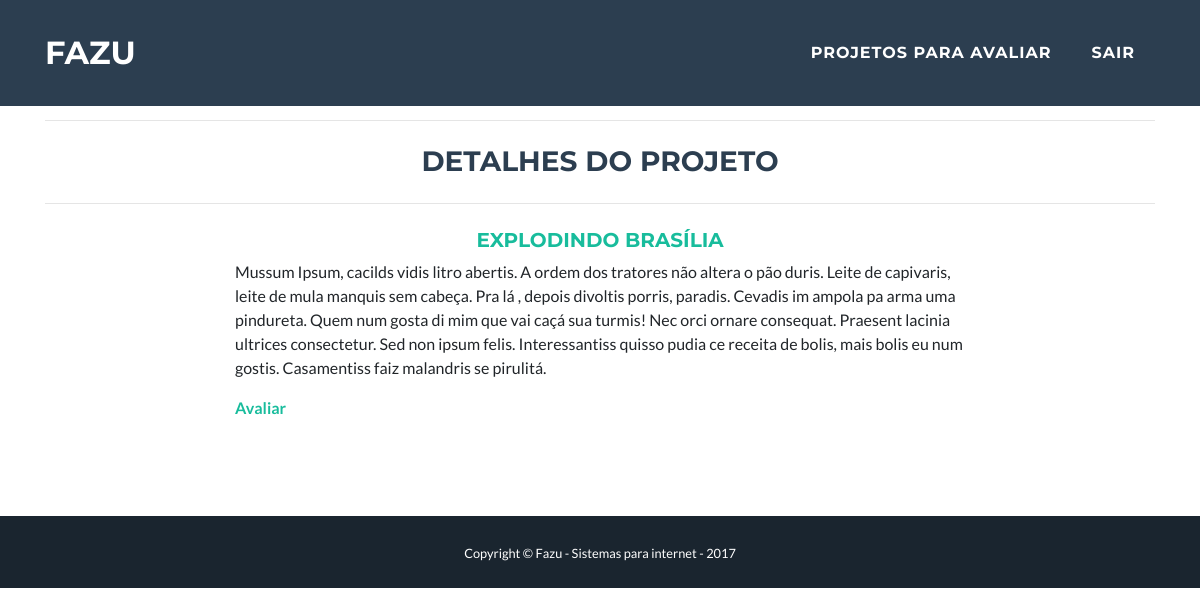
/projeto/detalhe/4/ (signed in), run on the app's committed database.
### core/models.py (models this page shows, shortened)
class Projeto(models.Model):
	nome = models.CharField("Nome", max_length=120)
	resumo = models.TextField("Resumo", blank=True, null=True)
	aluno = models.ManyToManyField("Aluno")
	avaliador = models.ManyToManyField("Avaliador")

### core/views.py (the view)
# urls.py: url(r'^projeto/detalhe/(?P<pk>\d+)/$', views.projeto_detalhe, name='projeto_detalhe'),
@login_required
def projeto_detalhe(request, pk):
	projeto = get_object_or_404(Projeto, pk=pk)
	pk_projeto = pk
	avaliador = Avaliador.objects.filter(user__id=request.user.id)[0]
	context = {
		'projeto': projeto,
		'avaliador': avaliador,
		'pk_projeto': pk_projeto,
	}
	return render(request, 'projeto_detalhe.html', context)

### templates/projeto_detalhe.html
{% extends "base.html" %}
{% load staticfiles %}
{% block container %}
    <section id="projetos">
      <div class="container">
      	<hr class="my-4">
        <h3 class="text-center text-uppercase text-secondary mb-0">Detalhes do projeto</h3>
        <hr class="my-4">
        <div class="row">
          <div class="col-lg-8 mx-auto">
            <h5  class="text-center text-uppercase"><a href="{% url 'projeto_avaliar' pk=projeto.pk %}">{{ projeto.nome }}</a></h5>
            <p>{{projeto.resumo}}</p>
            <a href="{% url 'projeto_avaliar' pk=projeto.pk %}" class="top-menu"><span class="glyphicon glyphicon-search"> <b>Avaliar</b></span></a></a>
          </div>
        </div>
      </div>
    </section>
{% endblock container %}

### data on the page
Projeto: nome "EXPLODINDO BRASÍLIA", resumo "Mussum Ipsum, cacilds vidis litro abertis. A ordem dos tratores não altera o pão duris. Leite de capivaris, leite de mula manquis sem cabeça. Pra lá , depois divoltis porris, paradis. Cevadis im ampola pa arma uma pindureta. Quem num gosta di mim que vai caçá sua turmis! Nec orci ornare consequat. Praesent lacinia ultrices consectetur. Sed non ipsum felis. Interessantiss quisso pudia ce receita de bolis, mais bolis eu num gostis. Casamentiss faiz malandris se pirulitá."
